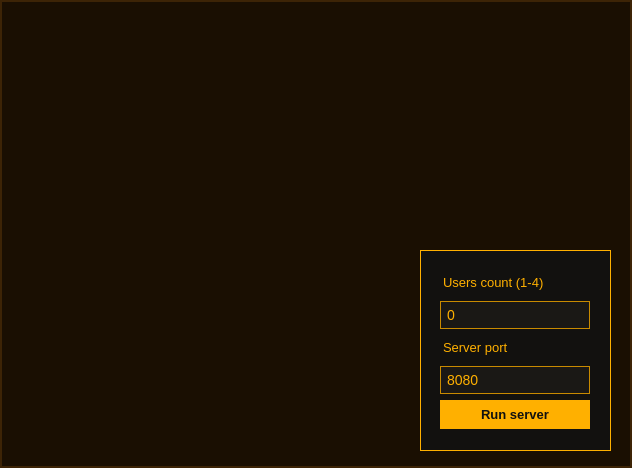
<?xml version="1.0" encoding="UTF-8"?>
<ui version="4.0">
 <class>MainWindow</class>
 <widget class="QMainWindow" name="MainWindow">
  <property name="geometry">
   <rect>
    <x>0</x>
    <y>0</y>
    <width>632</width>
    <height>468</height>
   </rect>
  </property>
  <property name="minimumSize">
   <size>
    <width>632</width>
    <height>468</height>
   </size>
  </property>
  <property name="maximumSize">
   <size>
    <width>632</width>
    <height>468</height>
   </size>
  </property>
  <property name="windowTitle">
   <string>Server log</string>
  </property>
  <property name="windowIcon">
   <iconset theme="QIcon::ThemeIcon::DialogInformation"/>
  </property>
  <property name="iconSize">
   <size>
    <width>24</width>
    <height>24</height>
   </size>
  </property>
  <widget class="QWidget" name="centralwidget">
   <widget class="QListWidget" name="listWidget">
    <property name="geometry">
     <rect>
      <x>0</x>
      <y>0</y>
      <width>632</width>
      <height>468</height>
     </rect>
    </property>
    <property name="cursor" stdset="0">
     <cursorShape>CrossCursor</cursorShape>
    </property>
    <property name="focusPolicy">
     <enum>Qt::FocusPolicy::NoFocus</enum>
    </property>
    <property name="styleSheet">
     <string notr="true">/* Стиль для самого виджета списка (окно терминала) */
QListWidget, QListView {
    background-color: #1a0f02;       /* Очень темный, почти черный фон с теплым оттенком */
    border: 2px solid #3d2406;        /* Темно-янтарная тонкая рамка вокруг */
    color: #ffaa00;                  /* Основной янтарно-оранжевый цвет текста (как в neofetch) */
    font-family: &quot;Courier New&quot;, &quot;Lucida Console&quot;, &quot;Consolas&quot;, monospace; /* Моноширинный шрифт */
    font-size: 16px;
    outline: none;                   /* Убирает пунктирную рамку фокуса Qt */
}

/* Настройка полосы прокрутки, чтобы она не портила ретро-вид */
QScrollBar:vertical {
    border: none;
    background: #1a0f02;
    width: 10px;
    margin: 0px;
}
QScrollBar::handle:vertical {
    background: #54340a;
    min-height: 20px;
}
QScrollBar::add-line:vertical, QScrollBar::sub-line:vertical {
    background: none;
}

/* Универсальный стиль для элементов во всех состояниях (обычное, наведение, выбор) */
QListWidget::item, 
QListWidget::item:hover, 
QListWidget::item:disabled,
QListWidget::item:selected, 
QListWidget::item:selected:active, 
QListWidget::item:selected:!active {
    background: transparent;          /* Никакой подсветки фона при наведении и кликах */
    color: #ffaa00;                   /* Текст всегда остается янтарным */
    border: none;                     /* Никаких рамок вокруг выбранной строки */
    padding: 3px 5px;                 /* Небольшие отступы для имитации строк терминала */
}
</string>
    </property>
   </widget>
   <widget class="QFrame" name="setting_frame">
    <property name="geometry">
     <rect>
      <x>420</x>
      <y>250</y>
      <width>191</width>
      <height>201</height>
     </rect>
    </property>
    <property name="styleSheet">
     <string notr="true">/* Главный контейнер */
QFrame {
    background-color: #12110f; /* Сделаем чуть темнее для лучшего контраста */
    border: 1px solid #ffb000;
    border-radius: 0px;
    font-family: &quot;Courier New&quot;, &quot;Lucida Console&quot;, monospace;
}

/* Подписи — УБИРАЕМ РАМКУ (border: none) */
QLabel {
    color: #ffb000;
    font-size: 13px;
    background: transparent;
    border: none; /* Убирает ненужные рамки вокруг текста подписей */
    padding: 2px 0px;
}

/* Поля ввода */
QLineEdit {
    background-color: #1a1815; 
    border: 1px solid #c88a00;
    color: #ffb000;
    padding: 4px;
    font-size: 14px;
    font-family: &quot;Courier New&quot;, &quot;Lucida Console&quot;, monospace;
    selection-background-color: #ffb000;
    selection-color: #12110f;
}

QLineEdit:focus {
    border: 1px solid #ffb000;
}

/* Кнопка — ПРИНУДИТЕЛЬНО ЗАДАЕМ МОНОШИРИННЫЙ ШРИФТ */
QPushButton {
    background-color: #ffb000;  /* Сделаем её залитой по умолчанию, как у вас */
    border: 1px solid #ffb000;
    color: #12110f;             /* Темный текст на оранжевом фоне */
    padding: 6px;
    font-size: 13px;
    font-weight: bold;
    font-family: &quot;Courier New&quot;, &quot;Lucida Console&quot;, monospace; /* Исправляет шрифт */
}

QPushButton:hover {
    background-color: #e09b00;
    border-color: #e09b00;
}

QPushButton:pressed {
    background-color: #12110f;  /* Инверсия при клике */
    color: #ffb000;
}
</string>
    </property>
    <property name="frameShape">
     <enum>QFrame::Shape::StyledPanel</enum>
    </property>
    <property name="frameShadow">
     <enum>QFrame::Shadow::Raised</enum>
    </property>
    <widget class="QWidget" name="">
     <property name="geometry">
      <rect>
       <x>20</x>
       <y>20</y>
       <width>150</width>
       <height>159</height>
      </rect>
     </property>
     <layout class="QVBoxLayout" name="verticalLayout">
      <item>
       <widget class="QLabel" name="label">
        <property name="text">
         <string>Users count (1-4)</string>
        </property>
       </widget>
      </item>
      <item>
       <widget class="QLineEdit" name="users_count">
        <property name="text">
         <string>0</string>
        </property>
       </widget>
      </item>
      <item>
       <widget class="QLabel" name="label_2">
        <property name="text">
         <string>Server port</string>
        </property>
       </widget>
      </item>
      <item>
       <widget class="QLineEdit" name="port">
        <property name="text">
         <string>8080</string>
        </property>
       </widget>
      </item>
      <item>
       <widget class="QPushButton" name="run_button">
        <property name="text">
         <string>Run server</string>
        </property>
       </widget>
      </item>
     </layout>
    </widget>
   </widget>
  </widget>
 </widget>
 <resources/>
 <connections/>
</ui>
